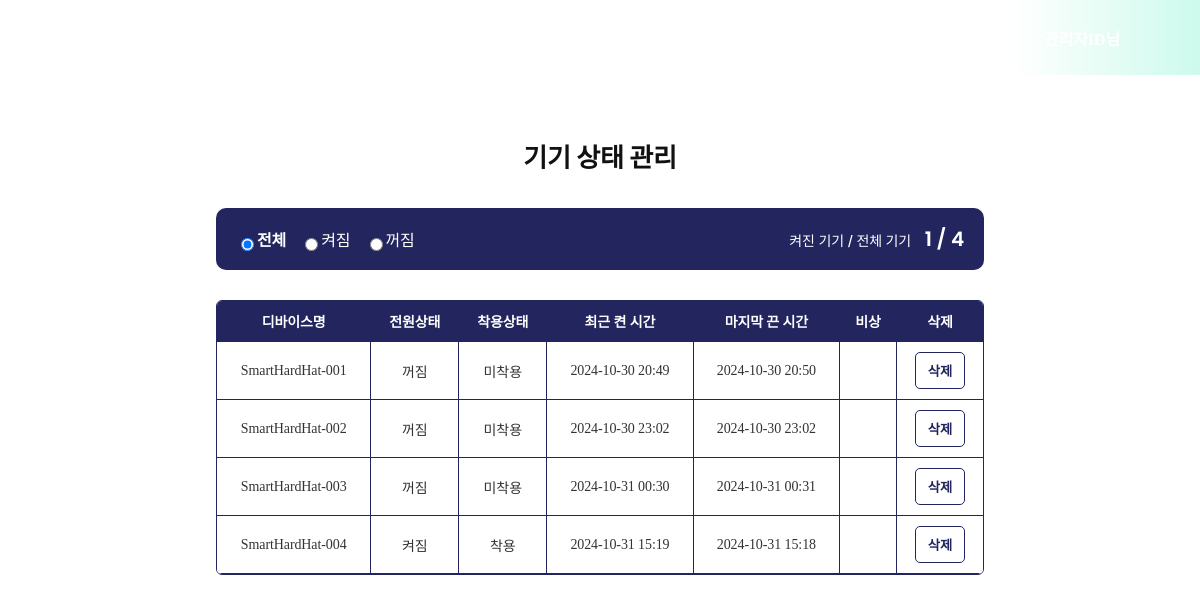
/device_status (signed in), run on the app's committed database.
### tables this page shows
CREATE TABLE device_status
                 (id INTEGER PRIMARY KEY AUTOINCREMENT,
                  디바이스명 TEXT DEFAULT NULL,
                  전원상태 INT DEFAULT FALSE,
                  착용상태 INT DEFAULT FALSE,
                  동작시간 TEXT DEFAULT NULL,
                  마지막동작시간 TEXT DEFAULT NULL,
                  비상 INT DEFAULT FALSE
                  );

### app/index.py (the view)
@app.route("/device_status")
def device_status():
    if "user_id" not in session or not session.get("is_admin"):
        return redirect(url_for("index"))
    devices = get_all_device_status()
    return render_template("device_status.html", devices=[dict(row) for row in devices])

### app/db.py (called while the page is built)
def get_db_connection():
    conn = sqlite3.connect("app_data.db")
    conn.row_factory = sqlite3.Row
    return conn

def get_all_device_status():
    conn = get_db_connection()
    c = conn.cursor()
    c.execute("SELECT * FROM device_status")
    devices = c.fetchall()
    conn.close()
    return devices

### app/templates/device_status.html (shortened to what this page needs)
<!DOCTYPE html>
<html lang="ko">
  <head>
    <link rel="stylesheet" href="{{ url_for('static', filename='device.css') }}" />
    <link rel="stylesheet" href="https://cdnjs.cloudflare.com/ajax/libs/font-awesome/6.0.0/css/all.min.css"/>
  </head>
  <body class="device-status-body">
    <header class="header">
      <h1 class="header-title">스마트 안전모</h1>
      <div class="user-info">
        <div class="account">
          <div>관리자ID님</div>
        </div>
        <a href="/" class="logout">
          <button class="logout-button"></button>
        </a>
      </div>
    </header>
    <div class="device-manage">
      <h1 class="page-title">기기 상태 관리</h1>
      <div class="search-wrap">
        <div class="search-options">
          <div class="input-box">
            <input type="radio" id="all" name="active_option" value="all" checked>
            <label for="all">전체</label>
          </div>
          <div class="input-box">
            <input type="radio" id="run" name="active_option" value="run">
            <label for="run">켜짐</label>
          </div>
          <div class="input-box">
            <input type="radio" id="stop" name="active_option" value="stop">
            <label for="stop">꺼짐</label>
          </div>
        </div>
        <div class="current_device">
          <span>켜진 기기 / 전체 기기 <p> {{devices | selectattr('전원상태', 'equalto', true) | list | length}} / {{devices | length}} </p></span>
        </div>
      </div>
    </div>
    <div class="device-status-container">
      <div class="table-style">
        <table class="device-status-table">
          <thead>
            <tr>
              <th class="table-header">디바이스명</th>
              <th class="table-header">전원상태</th>
              <th class="table-header">착용상태</th>
              <th class="table-header">최근 켠 시간</th>
              <th class="table-header">마지막 끈 시간</th>
              <th class="table-header">비상</th>
              <th class="table-header">삭제</th>
            </tr>
          </thead>
          <tbody>
            {% for device in devices %}
            <tr>
              <td class="table-cell">{{ device.디바이스명 }}</td>
              <td class="table-cell">{{ '켜짐' if device.전원상태 else '꺼짐' }}</td>
              <td class="table-cell">{{ '착용' if device.착용상태 else '미착용' }}</td>
              <td class="table-cell">{{ device.동작시간 }}</td>
              <td class="table-cell">{{ ' ' if device.마지막동작시간 == "0" else device.마지막동작시간}}</td>
              <td class="table-cell">
              </td>
              <td class="table-cell">
                <form action="/delete_device/{{ device.id }}" method="POST" class="delete-form">
                  <button type="submit" class="delete-button">삭제</button>
                </form>
              </td>
            </tr>
            {% endfor %}
          </tbody>
        </table>
      </div>
    </div>
  </body>
</html>

### app/static/device.css (style rules this page uses)
body { background-color: #fff; font-family: "Pretendard Variable", Pretendard, -apple-system, BlinkMacSystemFont, system-ui, Roboto, "Helvetica Neue", "Segoe UI", "Apple SD Gothic Neo", "Noto Sans KR", "Malgun Gothic", "Apple Color Emoji", "Segoe UI Emoji", "Segoe UI Symbol", sans-serif; margin: 0; padding: 0; word-break: keep-all; width: 100%; max-width: 2560px; letter-spacing:-.1px; box-sizing: border-box; padding-bottom: 70px; }
.header { position:sticky; top:0; background: url(./image/login_bg.jpg) no-repeat center/cover; display: flex; justify-content: space-between; align-items: center; height: 75px; width: 100%; border-bottom: 2px solid #fff; }
.header-title { font-size: 20px; color: #fff; margin: 0; font-weight: bold; padding-left: 20px; font-family: "Pretendard Variable"; cursor: pointer; }
.user-info { display: flex; align-items: center; gap: 10px; padding-right: 20px; height: 100%; font-family: "Pretendard Variable"; background: linear-gradient(90deg, rgba(255, 255, 255, 0.00) 0%, rgba(4, 231, 162, 0.20) 100%); backdrop-filter: blur(3px); padding-left: 20px; }
.account { display: flex; align-items: center; gap: 10px; height: 100%; color: #fff; font-weight: 600; padding: 0 10px; font-family: "Pretendard Variable" }
.logout { color: #fff; width: 100%; height: 100%; display: block; font-size: 16px; width: 40px; }
.logout-button { background: url(./image/i_logout_w.svg)no-repeat center center; border: 0; width: 100%; height: 100%; color: #fff; font-weight: 600; font-size: 16px; font-family: "Pretendard Variable" }
.device-manage { margin: 0 auto 30px; padding: 0; max-width: 64%; text-align: center; width: 100%; font-family: "Pretendard Variable","Poppins"; }
.search-wrap { background-color: #22255E; border-radius: 10px; display: flex; padding:16px 20px; align-items: center; justify-content: space-between; color: #fff; }
.device-status-container { max-width: 64%; width: 100%; margin: 0 auto; padding: 0 20px; border-radius: 0 0 10px 10px; }
.page-title { color: #111; font-size: 26px; text-align: center; margin-bottom: 20px; margin-top:50px; padding: 10px 0; border-radius: 50px; }
.search-options { display: flex; align-items: center; gap: 14px; }
.input-box { display: flex; align-items: flex-end; }
.input-box label { font-family: "Pretendard Variable", Pretendard, -apple-system, BlinkMacSystemFont, system-ui, Roboto, "Helvetica Neue", "Segoe UI", "Apple SD Gothic Neo", "Noto Sans KR", "Malgun Gothic", "Apple Color Emoji", "Segoe UI Emoji", "Segoe UI Symbol", sans-serif; }
input[type="radio"]:checked { background: #fff url(./image/i_check.svg)no-repeat center/contain; }
input[type="radio"]:checked + label { font-weight:600; }
.current_device { color: #fff; font-weight: 500; text-align: center; font-size: 14px; }
.current_device span { font-family: "Pretendard Variable", Pretendard, -apple-system, BlinkMacSystemFont, system-ui, Roboto, "Helvetica Neue", "Segoe UI", "Apple SD Gothic Neo", "Noto Sans KR", "Malgun Gothic", "Apple Color Emoji", "Segoe UI Emoji", "Segoe UI Symbol", sans-serif; }
.current_device p { font-family: "Poppins"; display:inline-block; margin:0 0 0 10px; font-weight:600; font-size:20px; }
.table-style { border: 1px solid #22255E; border-radius: 6px; overflow: hidden; }
.device-status-table { word-break: keep-all; width: 100%; border-collapse: collapse; border-color: #22255E; font-size: 14px; font-family: "Pretendard Variable"; color: #333; font-weight: 400; }
.device-status-table th, .device-status-table td { padding: 10px; border-bottom: 1px solid #22255E; border-right: 1px solid #22255E; text-align: center; }
.device-status-table th:last-of-type, .device-status-table td:last-of-type { border-right: 0; }
.device-status-table th { background-color: #22255E; color: #fff; }
.table-cell { background-color: #fff; word-break: keep-all; }
.delete-button { padding: 8px 12px; color: #22255E; background-color: #fff; border: 1px solid #22255E; border-radius: 5px; cursor: pointer; font-weight: bold; }

### data on the page
device_status: 디바이스명 "SmartHardHat-001", 전원상태 "꺼짐", 착용상태 "미착용", 동작시간 "2024-10-30 20:49", 마지막동작시간 "2024-10-30 20:50"
device_status: 디바이스명 "SmartHardHat-002", 전원상태 "꺼짐", 착용상태 "미착용", 동작시간 "2024-10-30 23:02", 마지막동작시간 "2024-10-30 23:02"
device_status: 디바이스명 "SmartHardHat-003", 전원상태 "꺼짐", 착용상태 "미착용", 동작시간 "2024-10-31 00:30", 마지막동작시간 "2024-10-31 00:31"
device_status: 디바이스명 "SmartHardHat-004", 전원상태 "켜짐", 착용상태 "착용", 동작시간 "2024-10-31 15:19", 마지막동작시간 "2024-10-31 15:18"

### other printed values
{{ devices | selectattr('전원상태', 'equalto', true) | list | length }} "1"
{{ devices | length }} "4"
